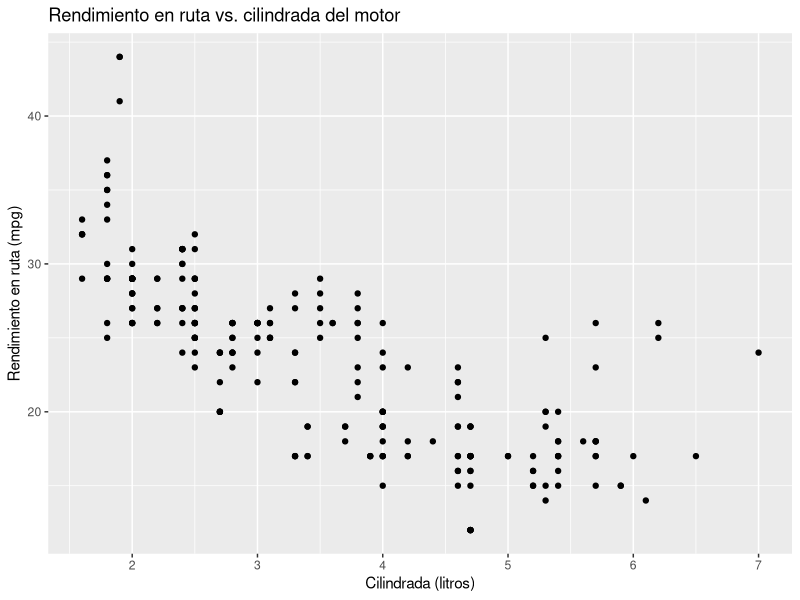
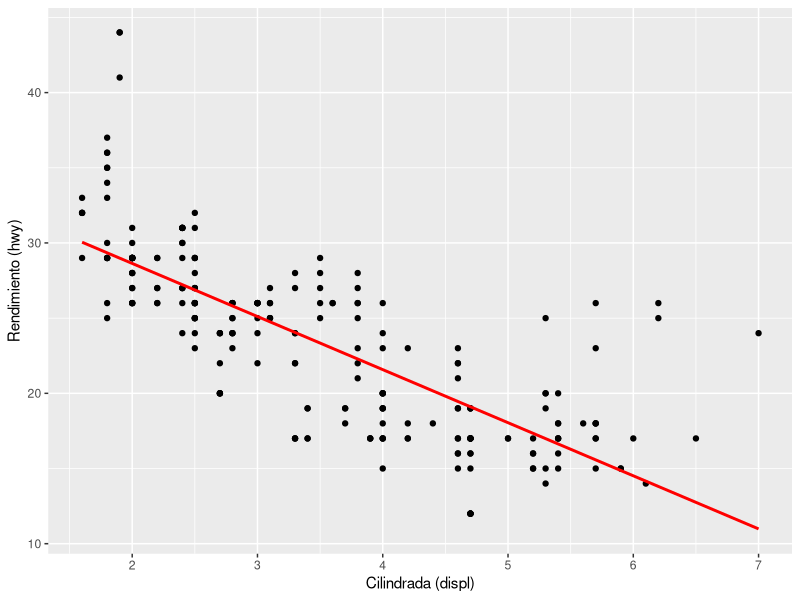
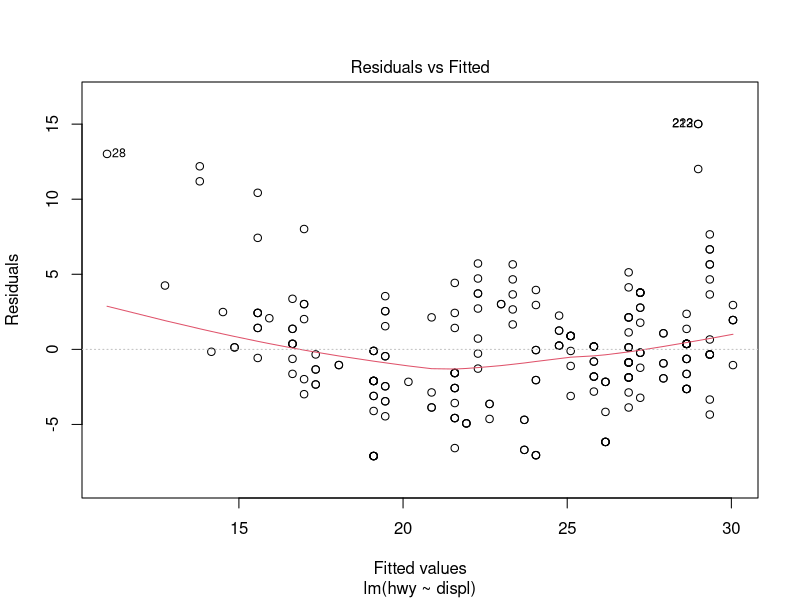
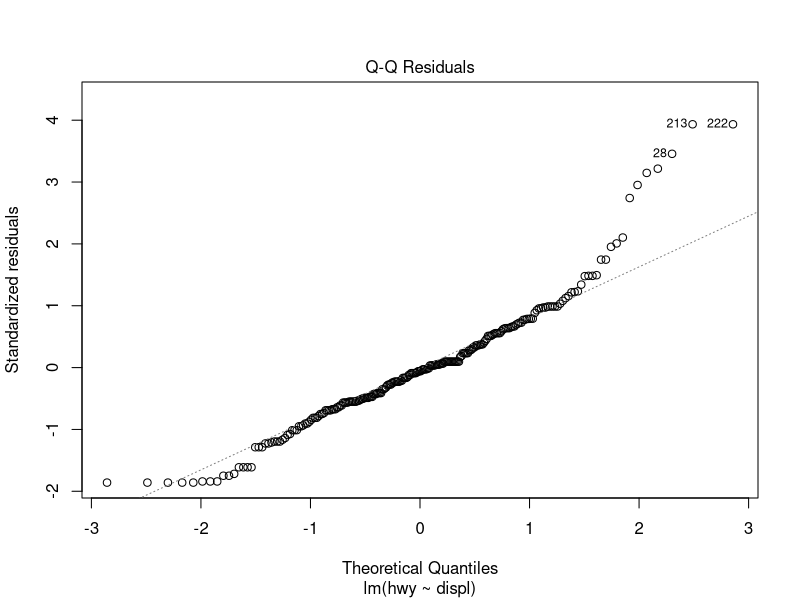
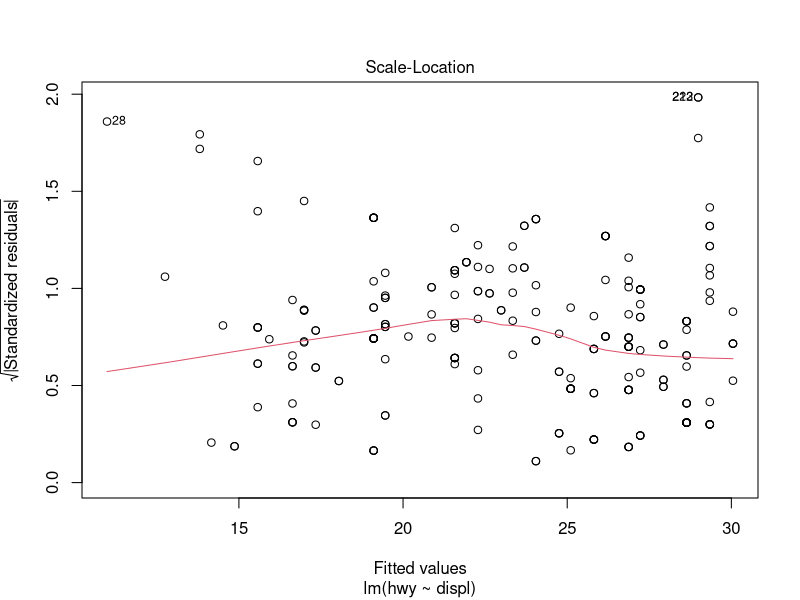
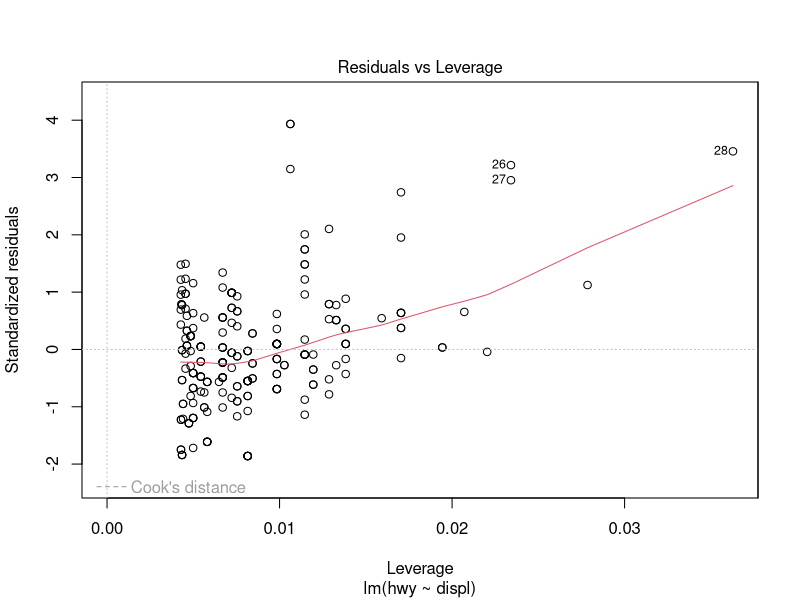
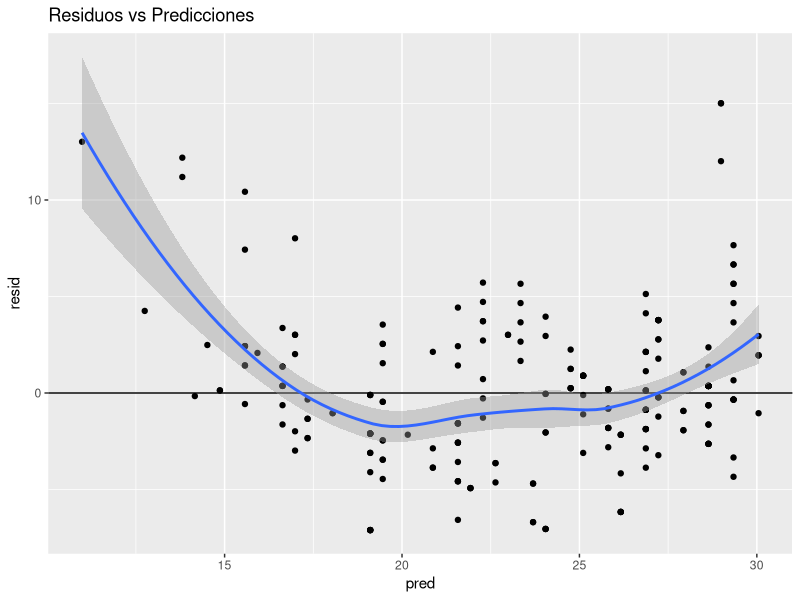
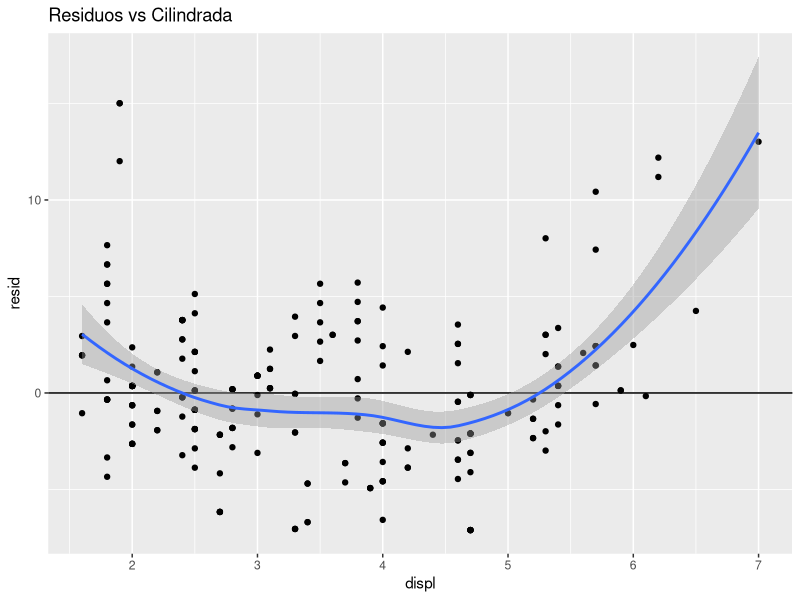

Recreate these plots in R, in order.
## ---- chunk 1
library(tidyverse)
library(modelr)
knitr::opts_chunk$set(echo = TRUE, message = FALSE, warning = FALSE)
## ---- chunk 2
help(mpg)
mpg
## ---- chunk 3
ggplot(data = mpg) +
  geom_point(aes(x = displ, y = hwy)) +
  labs(title = "Rendimiento en ruta vs. cilindrada del motor",
       x = "Cilindrada (litros)", y = "Rendimiento en ruta (mpg)")

## ---- chunk 4
p <- ggplot(data = mpg) +
  geom_point(aes(x = displ, y = hwy)) +
  labs(x = "Cilindrada (displ)", y = "Rendimiento (hwy)")
## ---- chunk 5
mod <- lm(hwy ~ displ, data = mpg)
summary(mod)
## ---- chunk 6
length(unique(mpg$displ))
## ---- chunk 7
grilla <- data_grid(mpg, displ) %>%
  add_predictions(model = mod)

grilla
## ---- chunk 8
p + geom_line(data = grilla, aes(x = displ, y = pred), color = "red", size = 1)
## ---- chunk 9
plot(mod)
## ---- chunk 10
mpg1 <- mpg %>%
  add_predictions(model = mod) %>%
  add_residuals(model = mod, var = "resid") %>% relocate(displ, pred, resid)

mpg  %>% relocate(displ)

mpg1

grilla 

## ---- chunk 11
ggplot(mpg1, aes(x = pred, y = resid)) +
  geom_point() +
  geom_hline(yintercept = 0) +
  geom_smooth() +
  labs(title = "Residuos vs Predicciones")
## ---- chunk 12
ggplot(mpg1, aes(x = displ, y = resid)) +
  geom_point() +
  geom_hline(yintercept = 0) +
  geom_smooth() +
  labs(title = "Residuos vs Cilindrada")
## ---- chunk 13
mod2 <- lm(hwy ~ displ + I(displ^2), data = mpg)  #observar cómo tenemos que usar I y no poner * directamente! 
summary(mod2)
## ---- chunk 14
summary(mod)
## ---- chunk 15
mod2_1 <- lm(hwy ~ poly(displ, 2, raw = TRUE), data = mpg)
summary(mod2_1)
## ---- chunk 16
grilla2 <- data_grid(mpg, displ) %>%
  add_predictions(model = mod2)

grilla
grilla2

p + geom_line(data = grilla2, aes(x = displ, y = pred), color = "red")
## ---- chunk 17
plot(mod2)
## ---- chunk 18
grilla2_2 <- grilla %>% add_predictions(model = mod2, var = "pred2")

grilla
grilla2_2

## ---- chunk 19
mod3 <- lm(hwy ~ displ + year, data = mpg)
summary(mod3)
## ---- chunk 20
grilla3 <- data_grid(mpg, displ, year) %>%
  add_predictions(model = mod3)

grilla3

p + geom_line(data=grilla3, aes(x=displ, y=pred), color='red') + labs(title= "Mal gráfico")

p + geom_line(data = grilla3, aes(x = displ, y = pred, group = year, color = year)) +
  labs(color = "Año", title = "Buen gráfico")

unique(mpg$year)

p + geom_line(data=grilla3, aes(x=displ, y=pred, group=year, color=factor(year)))+
  labs(color = "Año", title ="Mejor gráfico")
## ---- chunk 21
unique(mpg$class)
## ---- chunk 22
mod4 <- lm(hwy ~ displ + class, data = mpg)
summary(mod4)
## ---- chunk 23
grilla4 <- data_grid(mpg, displ, class) %>%
  add_predictions(model = mod4)

ggplot(mpg) +
  geom_point(aes(x = displ, y = hwy, color = class)) +
  geom_line(data = grilla4, aes(x = displ, y = pred, color = class)) +
  labs(color = "Clase de auto")
## ---- chunk 24
mod5 <- lm(hwy ~ poly(displ, 2, raw = TRUE) + class, data = mpg)
summary(mod5)
## ---- chunk 25
grilla5 <- data_grid(mpg, displ, class) %>%
  add_predictions(model = mod5)

ggplot(mpg) +
  geom_point(aes(x = displ, y = hwy, color = class)) +
  geom_line(data = grilla5, aes(x = displ, y = pred, color = class))
## ---- chunk 26
mod6 <- lm(hwy ~ poly(displ, 2, raw = TRUE) + year + class, data = mpg)
summary(mod6)
## ---- chunk 27
grilla6 <- data_grid(mpg, displ, class, year) %>%
  add_predictions(model = mod6)

ggplot(mpg) +
  geom_point(aes(x = displ, y = hwy, color = class)) +
  geom_line(data = grilla6, aes(x = displ, y = pred, color = class)) +
  facet_wrap(~year)
## ---- chunk 28
mod7 <- lm(hwy ~ poly(displ, 2, raw = TRUE) + year + class + trans, data = mpg)
summary(mod7)
## ---- chunk 29
grilla7 <- data_grid(mpg, displ, class, year, trans) %>%
  add_predictions(model = mod7)

ggplot(mpg) +
  geom_point(aes(x = displ, y = hwy, color = class)) +
  geom_line(data = grilla7, aes(x = displ, y = pred, color = class)) +
  facet_grid(year ~ trans)
